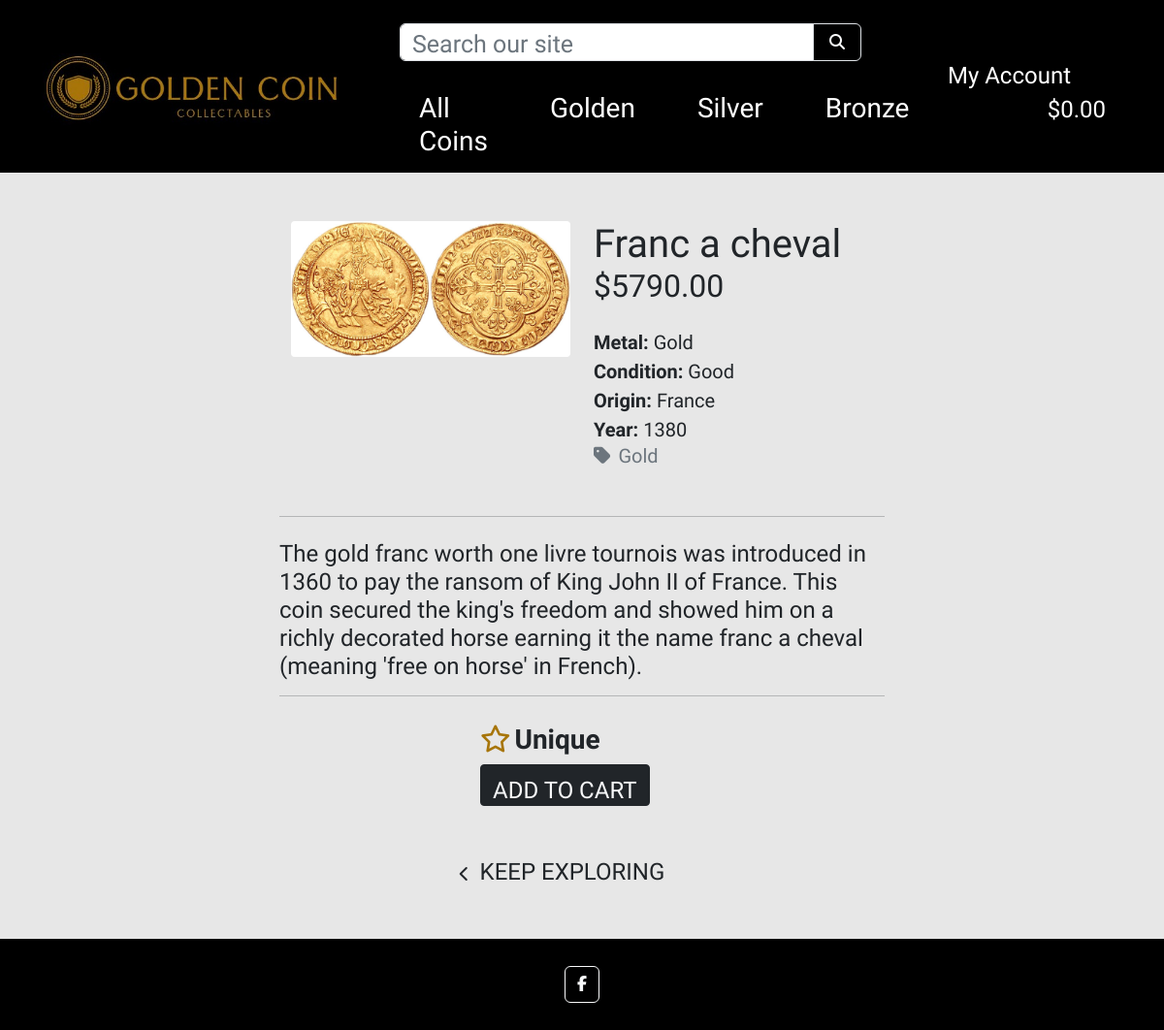
The page /coins/4/ on the database as committed earlier.
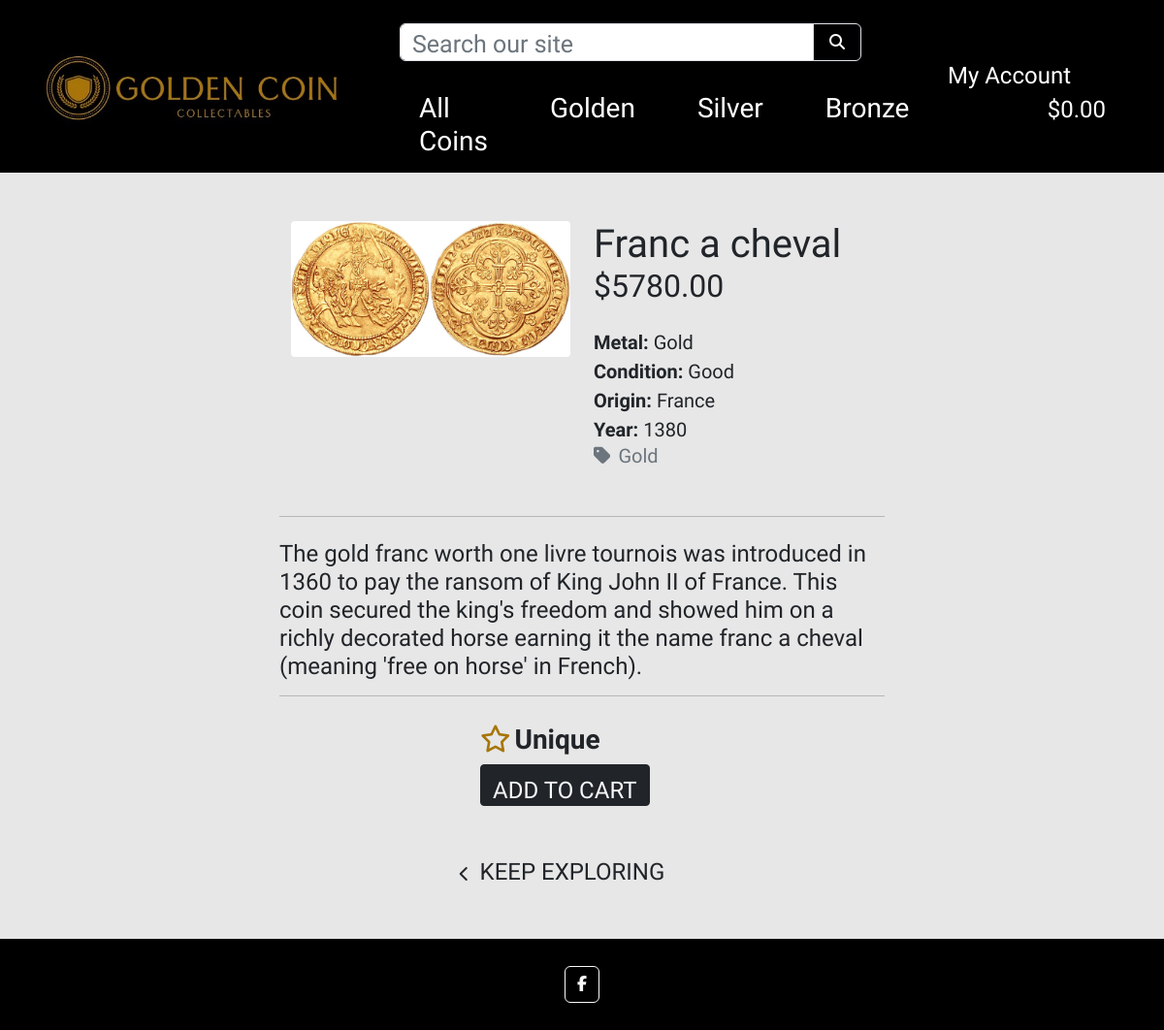
The same page on the database as committed later.
### coins/models.py (models this page shows, shortened)
class Coins(models.Model):
    metal = models.ForeignKey('Metal', null=True, blank=True, on_delete=models.SET_NULL)
    sku = models.CharField(max_length=254, null=True, blank=True)
    name = models.CharField(max_length=254)
    description = models.TextField()
    quantity = models.PositiveIntegerField(default=0)
    price = models.DecimalField(max_digits=6, decimal_places=2)
    origin = models.CharField(max_length=254)
    year = models.CharField(max_length=20)
    condition = models.CharField(max_length=20, choices=CONDITION_CHOICES, default=None)
    era = models.CharField(max_length=20, choices=ERA_CHOICES, default=None)
    image_url = models.URLField(max_length=1024, null=True, blank=True)
    image = models.ImageField(null=True, blank=True)
    class Meta:
        verbose_name_plural = 'Coins'

class Metal(models.Model):
    name = models.CharField(max_length=254)
    friendly_name = models.CharField(max_length=254, null=True, blank=True)
    def __str__(self):
        return self.name
    class Meta:
        verbose_name_plural = 'Metals'

### coins/views.py (the view)
# urls.py: path('<int:coins_id>/', views.coins_detail, name='coins_detail'),
def coins_detail(request, coins_id):
    coins = get_object_or_404(Coins, pk=coins_id)
    context = {
        'coins': coins,
    }
    return render(request, 'coins/coins_detail.html', context)

### cart/contexts.py (called while the page is built, shortened)
def cart_contents(request):
    cart_items = []
    total = 0
    coins_count = 0
    cart = request.session.get('cart', {})
    grand_total = total
    context = {
        'cart_items': cart_items,
        'total': total,
        'coins_count': coins_count,
        'grand_total': grand_total,
    }
    return context

### coins/templates/coins/coins_detail.html (shortened to what this page needs)
{% extends "base.html" %}
{% load static %}
{% block content %}
    <div class="overlay"></div>
    <div class="container-fluid offset">
        <div class="row">
            <div class="col-12 col-md-6 col-lg-4 offset-lg-2">
                <div class="image-container my-5">
                    {% if coins.image %}
                        <a href="{{ coins.image.url }}" target="_blank">
                            <img class="card-img-top rounded-1 img-fluid" src="{{ coins.image.url }}" alt="{{ coins.name }}">
                        </a>
                        {% else %}
                        <a href="">
                            <img class="card-img-top img-fluid" src="{{ MEDIA_URL }}noimage.png" alt="{{ coins.name }}">
                        </a>
                    {% endif %}
                </div>
            </div>
            <div class="col-12 col-md-6 col-lg-4">
                <div class="product-details-container mb-5 mt-md-5">
                    <p class="mb-0 h1">{{ coins.name }}</p>
                    <p class="h2 mb-0 text-left font-weight-bold mb-4">${{ coins.price }}</p>
                    <p class="lead mb-0 text-capitalize"><span class="fw-bold">Metal:</span> {{ coins.metal }}</p>
                    <p class="lead mb-0 text-capitalize"><span class="fw-bold">Condition:</span> {{ coins.condition }}</p>
                    <p class="lead mb-0"><span class="fw-bold">Origin:</span> {{ coins.origin }}</p>
                    <p class="lead mb-0"><span class="fw-bold">Year:</span> {{ coins.year }}</p>
                    {% if coins.metal %}
                    <p class="mb-0">
                        <a class="text-muted h5 text-decoration-none" href="{% url 'coins' %}?metal={{ coins.metal.name }}">
                            <i class="fas fa-tag me-2"></i>{{ coins.metal.friendly_name }}
                        </a>
                    </p>
                    {% endif %}
                </div>
            </div>
        </div>
    </div>
    <div class="col-12 col-md-8 mx-auto">
        <hr class="w-100 m-auto mb-4">
        <p class="h4">{{ coins.description }}</p>
        <hr class="mb-4">
    </div>
    <div>
        {% if coins.quantity != 0 %}
            <form class="form" action="{% url 'add_to_cart' coins.id %}" method="POST">
                <div class="container w-25 mt-4">
                    <div class="row text-center">
                        {% if coins.quantity > 1 %}
                        <div class="col-md-auto text-center form-group border border-dark bg-dark text-white rounded-1 p-0 add-to-cart">
                            <div class="input-group input-group-{{ coins.id }}">
                                <div class="input-group-prepend ">
                                    <button class="decrement-qty btn border-0 ps-1 pe-0 text-white decrement-qty_{{ coins.id }}"
                                        data-item_id="{{ coins.id }}">
                                        <span class="icon">
                                            <i class="fas fa-minus"></i>
                                        </span>
                                    </button>
                                </div>
                                <input class="form-control qty_input text-center fw-bold rounded-1 w-auto px-0 border-0 bg-dark text-white id_qty_{{ coins.id }}" type="number"
                                    name="coin_quantity" value="1" min="1" max="99"
                                    data-item_id="{{ coins.id }}"
                                    id="id_qty_{{ coins.id }}"
                                    style="font-size: 20px; width: 50px">
                                <div class="input-group-append">
                                    <button class="increment-qty btn border-0 pe-1 ps-0 bg-dark text-white increment-qty_{{ coins.id }}"
                                        data-item_id="{{ coins.id }}">
                                        <span class="icon">
                                            <i class="fas fa-plus"></i>
                                        </span>
                                    </button>
                                </div>
                            </div>
                        </div>
                        {% else %}
                            <p class="col-md-auto h3 text-center pt-1 fw-bold me-4"><i class="fa-regular fa-star me-1 gold-color"></i>Unique</p>
                        {% endif %}
                        <div class="col-md-auto">
                            <input type="submit" class="btn rounded-1 text-uppercase border border-dark pt-2 add-to-cart add-btn bg-dark text-light" value="Add to Cart">
                        </div>
                    </div>
                </div>
                <div class="text-center">
                    <a href="{% url 'coins' %}" class="btn btn-outline-black mt-5 me-5 border-0">
                        <span class="icon">
                            <i class="fas fa-chevron-left"></i>
                        </span>
                        <span class="text-uppercase h4">Keep Exploring</span>
                    </a>
                </div>
            </form>
        {% endif %}
    </div>
{% endblock %}

### templates/base.html (shortened to what this page needs)
{% load static %}
    <!doctype html>
    <html lang="en">
        <head>
            {% block corecss %}
                <link href="https://cdn.jsdelivr.net/npm/bootstrap@5.2.2/dist/css/bootstrap.min.css" rel="stylesheet">
                <link rel="stylesheet" href="{% static 'css/base.css' %}">
            {% endblock %}
        </head>
        <body>
            <header class="container-fluid fixed-top">
                <div id="topnav" class="row bg-black pt-lg-2 d-none d-lg-flex">
                    <div class="col-12 col-lg-4 my-auto">
                        <a href="{% url 'home' %}" class="nav-link main-logo-link"><img class='img-fluid' src="/media/logo7.jpg" alt ='Logo Pic' id="navbar-logo"></a>
                    </div>
                    <div class="col-12 col-lg-5 my-auto mt-3">
                        <form method="GET" action="{% url 'coins' %}">
                            <div class="input-group w-100">
                                <input class="form-control border border-black rounded-start" type="text" name="q" placeholder="Search our site">
                                <div class="input-group-append rounded-1">
                                    <button class="form-control btn btn-black border border-black rounded-0 rounded-end" type="submit">
                                        <span class="icon text-light">
                                            <i class="fas fa-search"></i>
                                        </span>
                                    </button>
                                </div>
                            </div>
                        </form>
                        <div class="row bg-white mt-2 h3">
                            <nav class="navbar navbar-expand-lg navbar-light w-100 bg-black p-0">
                                {% include 'includes/main-nav.html' %}
                            </nav>
                        </div>
                    </div>
                    <div class="col-12 col-lg-3 my-auto h4">
                        <div class="dropdown text-lg-end me-5">
                            <button class="btn btn-secondary bg-black border-0 me-4 align-baseline" type="button" id="dropdownMenuButton1" data-bs-toggle="dropdown" aria-expanded="false">
                                <p class="h4 mb-0">My Account</p>
                            </button>
                            <li class="list-inline-item">
                                <a class="{% if grand_total %}text-info fw-bold{% else %}text-light{% endif %} nav-link" href="{% url 'view_cart' %}">
                                    <div class="text-center align-baseline">
                                        <p class="my-0 text-white">
                                            {% if grand_total %}
                                                ${{ grand_total|floatformat:2 }}
                                            {% else %}
                                                $0.00
                                            {% endif %}
                                        </p>
                                    </div>
                                </a>
                            </li>
                        </div>
                    </div>
                </div>
            </header>
            <main class="container">
            {% block content %}
            {% endblock %}
            </main>
            <footer class="footer text-center text-white mt-5" style="background-color: #000000;">
                <div class="container p-4 pb-0">
                    <section class="mb-4">
                        <a class="btn btn-outline-light btn-floating m-1" href="https://facebook.com" target="_blank" role="button"
                        ><i class="fab fa-facebook-f"></i
                        ></a>
                    </section>
                </div>
            </footer>
        </body>
    </html>

### templates/includes/main-nav.html (shortened to what this page needs)
<div class="collapse navbar-collapse mt-3" id="main-nav">
    <ul class="navbar-nav w-auto mx-auto">
        <li class="nav-item dropdown">
            <a class="logo-font font-weight-bold nav-link text-white me-5" href="#" id="all-coins-link" data-bs-toggle="dropdown" aria-haspopup="true" aria-expanded="false">
                All Coins
            </a>
        </li>
        <li class="nav-item dropdown">
            <a class="logo-font font-weight-bold nav-link text-white me-5" href="#" id="golden-link" data-bs-toggle="dropdown" aria-haspopup="true" aria-expanded="false">
                Golden
            </a>
        </li>
        <li class="nav-item dropdown">
            <a class="logo-font font-weight-bold nav-link text-white me-5" href="#" id="silver-link" data-bs-toggle="dropdown" aria-haspopup="true" aria-expanded="false">
                Silver
            </a>
        </li>
        <li class="nav-item dropdown">
            <a class="logo-font font-weight-bold nav-link text-white me-5" href="#" id="bronze-link" data-bs-toggle="dropdown" aria-haspopup="true" aria-expanded="false">
                Bronze
            </a>
        </li>
    </ul>
</div>

### static/css/base.css (style rules this page uses)
html { height: 100%; }
body { display: flex; min-height: 100vh; flex-direction: column; background-color: rgb(231, 231, 231); height: calc(100vh - 164px); font-family: 'Tenali Ramakrishna'; }
input::placeholder { transform: translateY(5px); font-size: 25px; }
main { flex: 1 0 auto; }
.gold-color { color: #A77509; }
.overlay { height: 100%; width: 100%; top: 0; left: 0; position: fixed; background: rgb(231, 231, 231); z-index: -1; }
.offset { margin-top: 180px; }
.add-to-cart { height: 43px; font-size: 24px; }
.icon { align-items: center; display: inline-flex; justify-content: center; height: 1.5rem; width: 1.5rem; }
@media (min-width: 1200px) { .container { max-width: 80%; } }

Rows that differ between the two databases and show on the page:
changed Coins "Franc a cheval": price "5790.00" → "5780.00"
